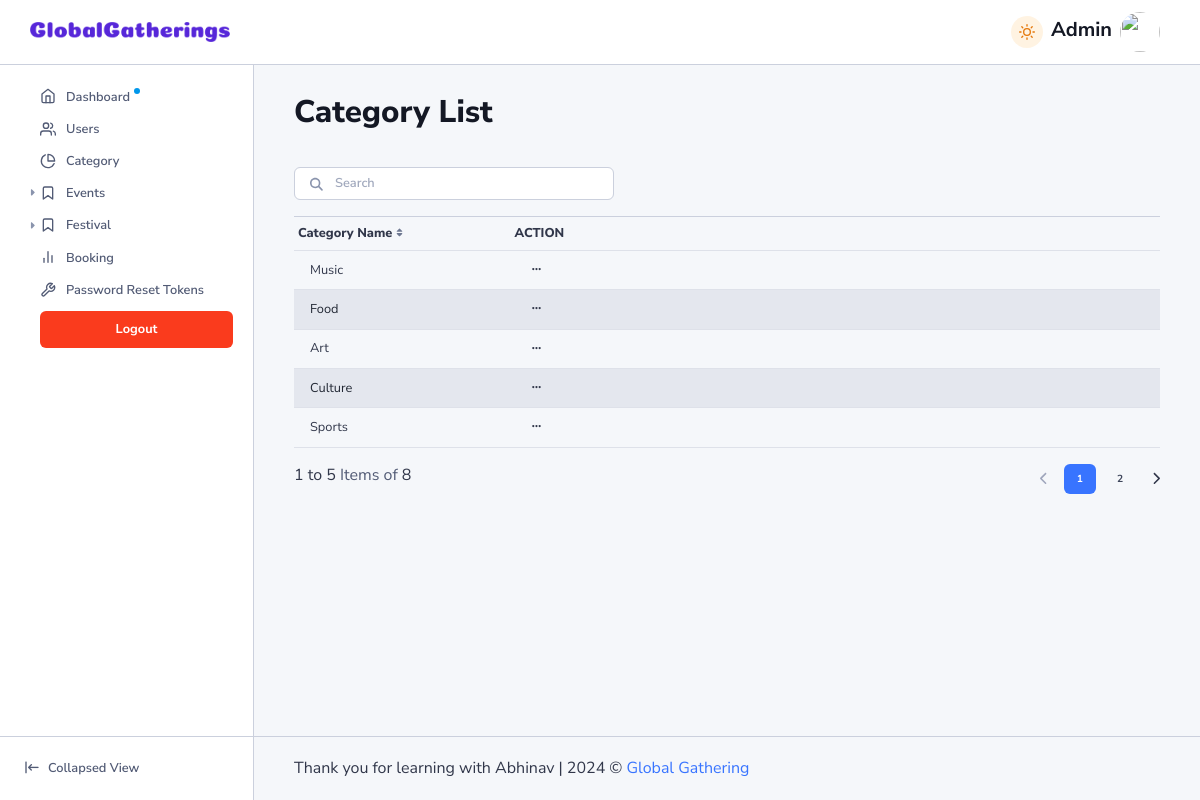
Screenshot of /admin/category.php with the database file from the repository.
### tables this page shows
CREATE TABLE `categories` (
  `category_id` int(11) NOT NULL,
  `category_name` varchar(50) NOT NULL
);

### admin/category.php (the view, shortened to what this page needs)
<?php
include('../php_files/db_connections.php');
$sql = "SELECT * FROM categories";
$result = $conn->query($sql);
$categoryData = [];
if ($result->num_rows > 0) {
    while ($row = $result->fetch_assoc()) {
        $categoryData[] = $row;
    }
} else {
    echo "0 results";
}
?>
<!DOCTYPE html>
<html lang="en">
<head>
    <?php include 'components/head.php' ?>
</head>
<body>
    <main class="main" id="top">
        <?php include 'components/sidebar.php' ?>
        <?php include 'components/topNav.php' ?>
        <div class="content">
            <div class="row mb-4 mb-xl-6 mb-xxl-4 gy-3 justify-content-between">
                <div class="col-auto">
                    <h2 class="mb-0 text-body-emphasis">Category List</h2>
                </div>
            </div>
            <div id="tableExample3"
                data-list="{&quot;valueNames&quot;:[&quot;name&quot;,&quot;category&quot;],&quot;page&quot;:5,&quot;pagination&quot;:true}">
                <div class="search-box mb-3">
                    <form class="position-relative"><input class="form-control search-input search form-control-sm"
                            type="search" placeholder="Search" aria-label="Search">
                        <span class="fas fa-search search-box-icon"></span>
                    </form>
                </div>
                <div class="table-responsive">
                    <table class="table table-striped table-sm fs-9 mb-0">
                        <thead>
                            <tr>
                                <th class="sort border-top w-25" data-sort="category">Category Name</th>
                                <th class="sort align-middle pe-0 border-top" scope="col">ACTION</th>
                            </tr>
                        </thead>
                        <tbody class="list">
                            <?php foreach ($categoryData as $category): ?>
                                <tr>
                                    <td class="align-middle ps-3 category w-25"><?php echo $category['category_name']; ?>
                                    </td>
                                    <td class="align-middle white-space-nowrap pe-0">
                                        <div class="btn-reveal-trigger position-static">
                                            <button
                                                class="btn btn-sm dropdown-toggle dropdown-caret-none transition-none btn-reveal fs-10"
                                                type="button" data-bs-toggle="dropdown" data-boundary="window"
                                                aria-haspopup="true" aria-expanded="false" data-bs-reference="parent">
                                            </button>
                                        </div>
                                    </td>
                                </tr>
                            <?php endforeach; ?>
                        </tbody>
                    </table>
                </div>
                <div class="d-flex justify-content-between mt-3"><span class="d-none d-sm-inline-block"
                        data-list-info="data-list-info">1 to 5 43</span>
                    <div class="d-flex">
                        <button class="page-link disabled" data-list-pagination="prev" disabled="">
                        </button>
                        <ul class="mb-0 pagination">
                        </ul>
                        <button class="page-link pe-0" data-list-pagination="next">
                        </button>
                    </div>
                </div>
            </div>
            <?php include 'components/footer.php' ?>
        </div>
    </main>
</body>
</html>

### rows the page displays
categories: category_name "Music"
categories: category_name "Food"
categories: category_name "Art"
categories: category_name "Culture"
categories: category_name "Sports"
